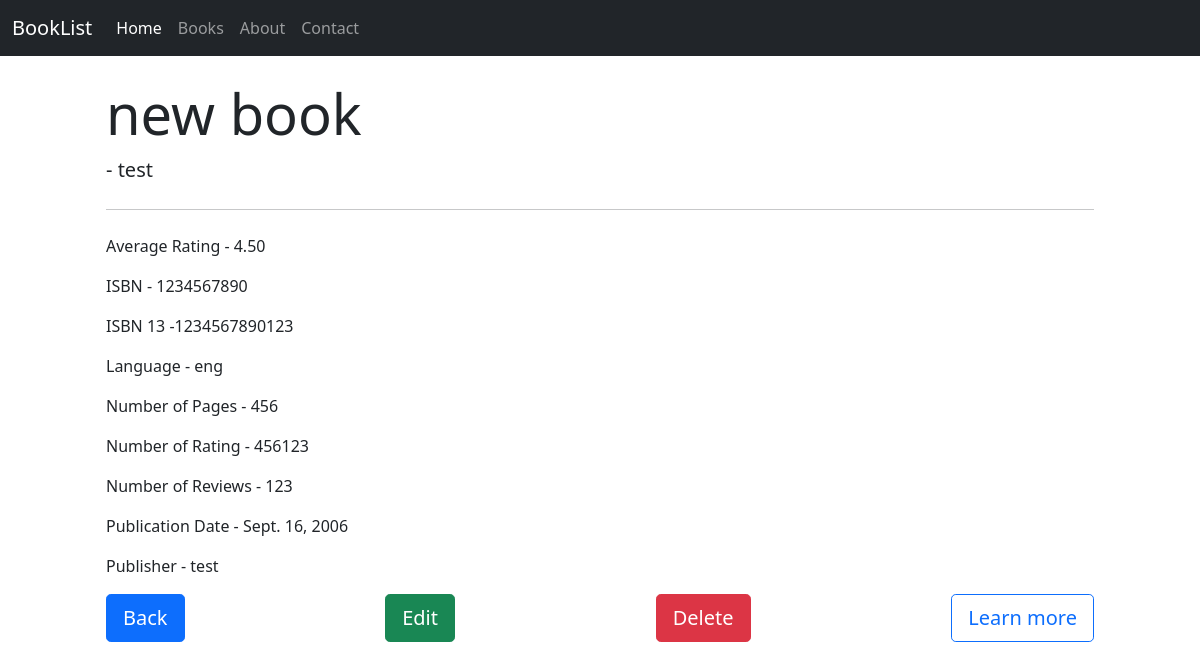
Before: /books/9/ with the older database file.
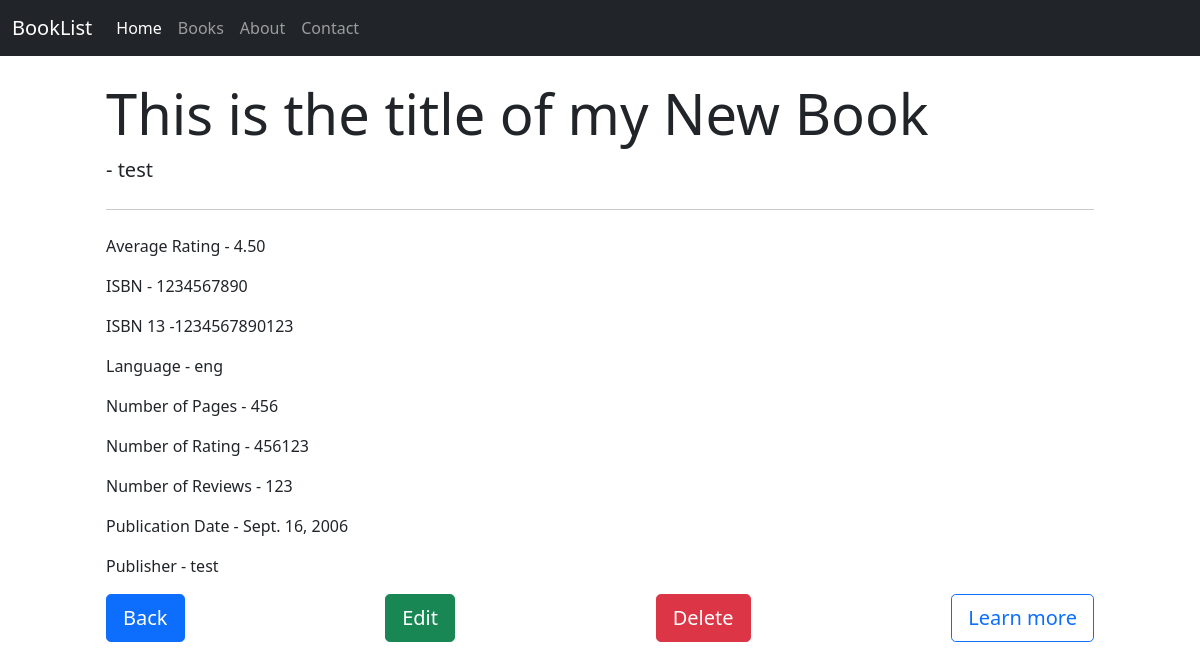
After: the same page with the newer database file.
### books/models.py (models this page shows, shortened)
class Book(models.Model):
    title         = models.CharField(max_length=120) # max_length = required
    author        = models.CharField(max_length=120)
    avg_rating    = models.DecimalField(decimal_places=2, max_digits=3)
    isbn          = models.CharField(max_length=10, blank=True)
    isbn13        = models.CharField(max_length=13)
    lang          = models.CharField(max_length=20)
    num_pages     = models.IntegerField()
    ratings_count = models.IntegerField()
    reviews_count = models.IntegerField()
    pub_date      = models.DateField()
    publisher     = models.CharField(max_length=120)

### books/views.py (the view)
# urls.py: path('<int:id>/', book_detail_view, name='book-detail'),
def book_detail_view(request, id):
    obj = get_object_or_404(Book, id=id)
    context = {
        'object': obj
    }
    return render(request, "books/book_detail.html", context)

### books/templates/books/book_detail.html (shortened to what this page needs)
{% extends 'base.html' %}
{% block content %}
<div class="container">
    <div class="jumbotron mx-3 px-5 py-4">
        <h1 class="display-4">{{ object.title }}</h1>
        <p class="lead">- {{ object.author }}</p>
        <hr class="my-4">
        <p> Average Rating - {{ object.avg_rating }} </p>
        <p> ISBN - {{ object.isbn }}</p>
        <p> ISBN 13 -{{ object.isbn13 }}</p>
        <p> Language - {{ object.lang }}</p>
        <p> Number of Pages - {{ object.num_pages }}</p>
        <p> Number of Rating - {{ object.ratings_count }}</p>
        <p> Number of Reviews - {{ object.reviews_count }}</p>
        <p> Publication Date  - {{ object.pub_date }}</p>
        <p> Publisher - {{ object.publisher }}</p>
        <div class="d-flex justify-content-between">
            <a class="btn btn-primary btn-lg " href="../" role="button">Back</a>
            <a class="btn btn-success btn-lg " href="update/" role="button">Edit</a>
            <a class="btn btn-danger btn-lg " href="delete/" role="button">Delete</a>
            <a class="btn btn-outline-primary btn-lg " href="https://www.google.com/search?q={{ object.title }}" target="blank"
                role="button">Learn more</a>
        </div>
    </div>
</div>
{% endblock %}

### templates/base.html (shortened to what this page needs)
<!doctype html>
<html lang="en">
<head>
    <link href="https://cdn.jsdelivr.net/npm/bootstrap@5.1.1/dist/css/bootstrap.min.css" rel="stylesheet"
>
    <link rel="stylesheet" href="https://cdnjs.cloudflare.com/ajax/libs/font-awesome/4.7.0/css/font-awesome.min.css">
</head>
<body>
    <nav class="navbar navbar-expand-lg navbar-dark bg-dark">
        <div class="container-fluid">
            <a class="navbar-brand" href="/">BookList</a>
            <div class="collapse navbar-collapse" id="navbarSupportedContent">
                <ul class="navbar-nav me-auto mb-2 mb-lg-0">
                    <li class="nav-item">
                        <a class="nav-link active" aria-current="page" href="/">Home</a>
                    </li>
                    <li class="nav-item">
                        <a class="nav-link" href="/books">Books</a>
                    </li>
                    <li class="nav-item">
                        <a class="nav-link" href="/about">About</a>
                    </li>
                    <li class="nav-item">
                        <a class="nav-link" href="/contact">Contact</a>
                    </li>
                </ul>
            </div>
        </div>
    </nav>
    {% block content %} {% endblock %}
</body>
</html>

Changed rows visible on the page:
changed Book "test": title "new book" → "This is the title of my New Book"
